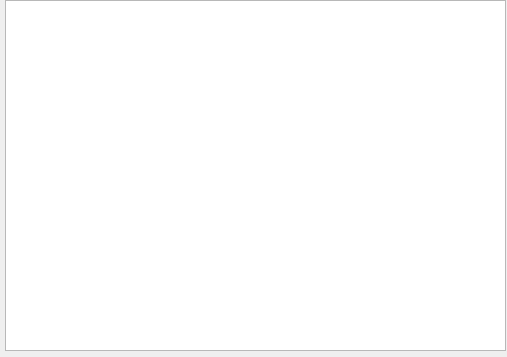
<?xml version="1.0" encoding="UTF-8"?>
<ui version="4.0">
 <class>company</class>
 <widget class="QDialog" name="company">
  <property name="geometry">
   <rect>
    <x>0</x>
    <y>0</y>
    <width>507</width>
    <height>357</height>
   </rect>
  </property>
  <property name="windowTitle">
   <string>Dialog</string>
  </property>
  <widget class="QTableView" name="tableView">
   <property name="geometry">
    <rect>
     <x>5</x>
     <y>0</y>
     <width>501</width>
     <height>351</height>
    </rect>
   </property>
  </widget>
 </widget>
 <resources/>
 <connections/>
</ui>
